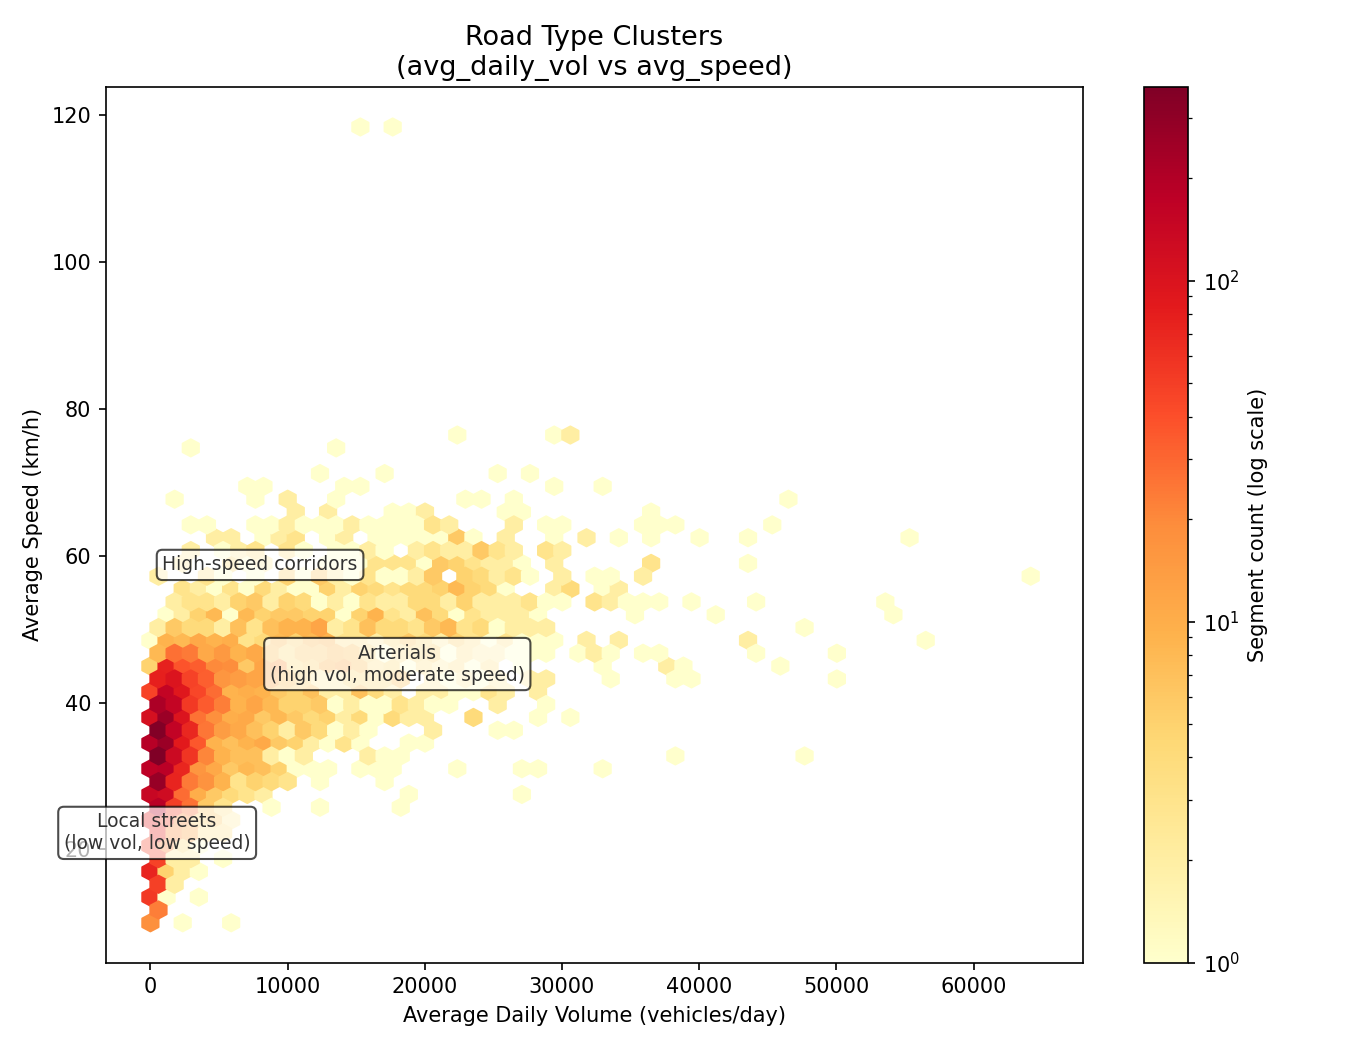

Write Python code to recreate this figure.
"""
Road Type Clusters — 2D Density Hexbin
avg_daily_vol vs avg_speed to surface implicit road-type clusters
(arterials = high volume + high speed, locals = low volume + low speed).
"""

import pandas as pd
import matplotlib.pyplot as plt
import matplotlib.colors as mcolors

CSV_PATH = (
    "/Users/adriel.devera/Desktop/"
    "Traffic Volumes - Midblock Vehicle Speed, Volume and Classification Counts/"
    "model_dataset.csv"
)

df = pd.read_csv(CSV_PATH)

# Only rows with both volume and speed
sub = df.dropna(subset=["avg_daily_vol", "avg_speed"])

fig, ax = plt.subplots(figsize=(9, 7))

hb = ax.hexbin(
    sub["avg_daily_vol"],
    sub["avg_speed"],
    gridsize=55,
    cmap="YlOrRd",
    mincnt=1,
    norm=mcolors.LogNorm(),
)

cb = fig.colorbar(hb, ax=ax, label="Segment count (log scale)")

# Loose cluster annotations
ax.annotate("Local streets\n(low vol, low speed)", xy=(500, 20), fontsize=9,
            color="#333", ha="center",
            bbox=dict(boxstyle="round,pad=0.3", fc="white", alpha=0.7))
ax.annotate("Arterials\n(high vol, moderate speed)", xy=(18000, 43), fontsize=9,
            color="#333", ha="center",
            bbox=dict(boxstyle="round,pad=0.3", fc="white", alpha=0.7))
ax.annotate("High-speed corridors", xy=(8000, 58), fontsize=9,
            color="#333", ha="center",
            bbox=dict(boxstyle="round,pad=0.3", fc="white", alpha=0.7))

ax.set_xlabel("Average Daily Volume (vehicles/day)")
ax.set_ylabel("Average Speed (km/h)")
ax.set_title("Road Type Clusters\n(avg_daily_vol vs avg_speed)", fontsize=13)

plt.tight_layout()
plt.savefig("road_type_clusters.png", dpi=150)
plt.show()
print("Saved: road_type_clusters.png")
